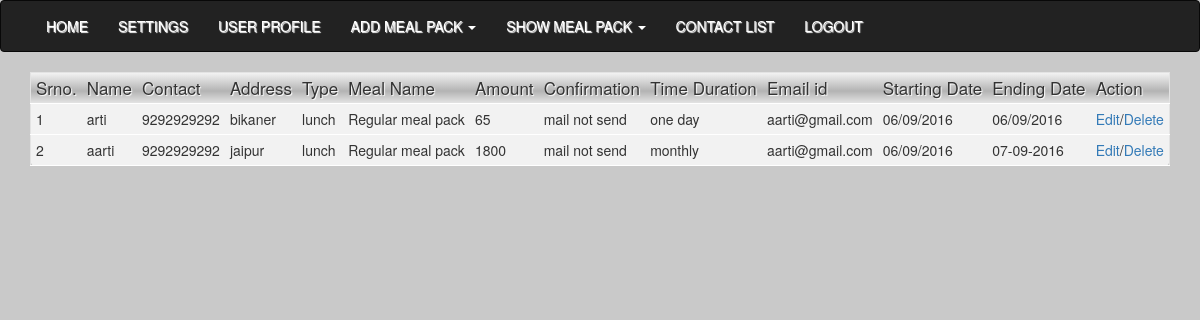
/admin/index.php (signed in), run on the app's committed database.
### tables this page shows
CREATE TABLE IF NOT EXISTS `order` (
  `id` int(11) NOT NULL AUTO_INCREMENT,
  `name` varchar(250) NOT NULL,
  `phone` varchar(250) NOT NULL,
  `address` text NOT NULL,
  `type` varchar(250) NOT NULL,
  `pack` varchar(250) NOT NULL,
  `amount` varchar(250) NOT NULL,
  `confirm` varchar(250) NOT NULL,
  `duration` varchar(250) NOT NULL,
  `email` varchar(250) NOT NULL,
  `start date` varchar(20) NOT NULL,
  `end date` varchar(20) NOT NULL,
  PRIMARY KEY (`id`)
);

### admin/index.php (the view, shortened to what this page needs)
<?php
include("header.php");
	$data			=	mysql_query("SELECT * FROM `order`")or die(mysql_error());
?>
	<div class="container">
		<table id="table-2">
			<thead>
				<th>Srno.</th>
				<th>Name</th>
				<th>Contact</th>
				<th>Address</th>
				<th>Type</th>
				<th>Meal Name</th>
				<th>Amount</th>
				<th>Confirmation</th>
				<th>Time Duration</th>
				<th>Email id</th>
				<th>Starting Date</th>
				<th>Ending Date</th>
				<th>Action</th>
			</thead>
			<tbody>
				<?php
					$i	=	1;
					while($row	=	mysql_fetch_assoc($data))
					{
						$order_id		=	$row['id'];
						$order_name		=	$row['name'];
						$order_mobile	=	$row['phone'];
						$order_address	=	$row['address'];
						$order_type		=	$row['type'];
						$order_pack		=	$row['pack'];
						$order_amount	=	$row['amount'];
						$order_confirm	=	$row['confirm'];
						$order_duration	=	$row['duration'];
						$order_email	=	$row['email'];
						$order_sdate	=	$row['start date'];
						$order_edate	=	$row['end date'];
				?>
						<tr>
							<td><?php echo $i;$i++; ?></td>
							<td><?php echo $order_name; ?></td>
							<td><?php echo $order_mobile; ?></td>
							<td><?php echo $order_address; ?></td>
							<td><?php echo $order_type; ?></td>
							<td><?php echo $order_pack; ?></td>
							<td><?php echo $order_amount; ?></td>
							<td class="confirmorder"><?php echo $order_confirm; ?></td>
							<td><?php echo $order_duration; ?></td>
							<td><?php echo $order_email; ?></td>
							<td><?php echo $order_sdate; ?></td>
							<td><?php echo $order_edate; ?></td>
							<td><a href="edit_order.php?id=<?php echo $order_id;?>" />Edit</a>/<a href="delete_order.php?id=<?php echo $order_id;?>" />Delete</a></td>
						</tr>
				<?php
					}
				?>
			</tbody>
		</table>
	</div>
	</body>
</html>

### admin/css/index.css (style rules this page uses)
#table-2 { border: 1px solid #e3e3e3; background-color: #f2f2f2; width: 100%; border-radius: 6px; -webkit-border-radius: 6px; -moz-border-radius: 6px; }
#table-2 td, #table-2 th { padding: 5px; color: #333; }
#table-2 thead { font-family: "Lucida Sans Unicode", "Lucida Grande", sans-serif; padding: .2em 0 .2em .5em; text-align: left; color: #4B4B4B; background-color: #C8C8C8; background-image: -webkit-gradient(linear, left top, left bottom, from(#f2f2f2), to(#e3e3e3), color-stop(.6,#B3B3B3)); background-image: -moz-linear-gradient(top, #D6D6D6, #B0B0B0, #B3B3B3 90%); border-bottom: solid 1px #999; }
#table-2 th { font-family: 'Helvetica Neue', Helvetica, Arial, sans-serif; font-size: 17px; line-height: 20px; font-style: normal; font-weight: normal; text-align: left; text-shadow: white 1px 1px 1px; }
#table-2 td { line-height: 20px; font-family: 'Helvetica Neue', Helvetica, Arial, sans-serif; font-size: 14px; border-bottom: 1px solid #fff; border-top: 1px solid #fff; }

### data on the page
order: name "arti", phone "9292929292", address "bikaner", type "lunch", pack "Regular meal pack", amount "65", confirm "mail not send", duration "one day", email "aarti@gmail.com", start date "06/09/2016", end date "06/09/2016"
order: name "aarti", phone "9292929292", address "jaipur", type "lunch", pack "Regular meal pack", amount "1800", confirm "mail not send", duration "monthly", email "aarti@gmail.com", start date "06/09/2016", end date "07-09-2016"
